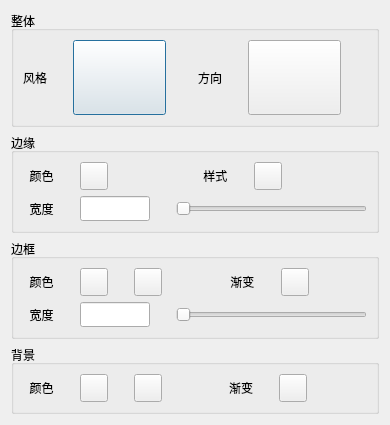
<?xml version="1.0" encoding="UTF-8"?>
<ui version="4.0">
 <class>CHalfBackDialog</class>
 <widget class="QDialog" name="CHalfBackDialog">
  <property name="enabled">
   <bool>true</bool>
  </property>
  <property name="geometry">
   <rect>
    <x>0</x>
    <y>0</y>
    <width>390</width>
    <height>413</height>
   </rect>
  </property>
  <property name="windowTitle">
   <string>Dialog</string>
  </property>
  <layout class="QGridLayout" name="gridLayout_5">
   <item row="0" column="0">
    <widget class="QGroupBox" name="groupBox">
     <property name="title">
      <string>整体</string>
     </property>
     <layout class="QGridLayout" name="gridLayout">
      <item row="0" column="0">
       <layout class="QHBoxLayout" name="horizontalLayout">
        <item>
         <widget class="QLabel" name="label">
          <property name="text">
           <string>风格</string>
          </property>
         </widget>
        </item>
        <item>
         <spacer name="horizontalSpacer">
          <property name="orientation">
           <enum>Qt::Horizontal</enum>
          </property>
          <property name="sizeType">
           <enum>QSizePolicy::Fixed</enum>
          </property>
          <property name="sizeHint" stdset="0">
           <size>
            <width>20</width>
            <height>20</height>
           </size>
          </property>
         </spacer>
        </item>
        <item>
         <widget class="QPushButton" name="halfBackStyBtn">
          <property name="minimumSize">
           <size>
            <width>93</width>
            <height>75</height>
           </size>
          </property>
          <property name="maximumSize">
           <size>
            <width>93</width>
            <height>75</height>
           </size>
          </property>
          <property name="text">
           <string/>
          </property>
         </widget>
        </item>
        <item>
         <spacer name="horizontalSpacer_2">
          <property name="orientation">
           <enum>Qt::Horizontal</enum>
          </property>
          <property name="sizeType">
           <enum>QSizePolicy::Expanding</enum>
          </property>
          <property name="sizeHint" stdset="0">
           <size>
            <width>40</width>
            <height>20</height>
           </size>
          </property>
         </spacer>
        </item>
        <item>
         <widget class="QLabel" name="label_2">
          <property name="text">
           <string>方向</string>
          </property>
         </widget>
        </item>
        <item>
         <spacer name="horizontalSpacer_3">
          <property name="orientation">
           <enum>Qt::Horizontal</enum>
          </property>
          <property name="sizeType">
           <enum>QSizePolicy::Fixed</enum>
          </property>
          <property name="sizeHint" stdset="0">
           <size>
            <width>20</width>
            <height>20</height>
           </size>
          </property>
         </spacer>
        </item>
        <item>
         <widget class="QPushButton" name="halfArrangeBtn">
          <property name="minimumSize">
           <size>
            <width>93</width>
            <height>75</height>
           </size>
          </property>
          <property name="maximumSize">
           <size>
            <width>93</width>
            <height>75</height>
           </size>
          </property>
          <property name="text">
           <string/>
          </property>
         </widget>
        </item>
        <item>
         <spacer name="horizontalSpacer_4">
          <property name="orientation">
           <enum>Qt::Horizontal</enum>
          </property>
          <property name="sizeHint" stdset="0">
           <size>
            <width>40</width>
            <height>20</height>
           </size>
          </property>
         </spacer>
        </item>
       </layout>
      </item>
     </layout>
    </widget>
   </item>
   <item row="1" column="0">
    <widget class="QGroupBox" name="groupBox_2">
     <property name="title">
      <string>边缘</string>
     </property>
     <layout class="QGridLayout" name="gridLayout_2">
      <item row="0" column="0">
       <layout class="QVBoxLayout" name="verticalLayout">
        <item>
         <layout class="QHBoxLayout" name="horizontalLayout_2">
          <item>
           <widget class="QLabel" name="label_4">
            <property name="text">
             <string>  颜色</string>
            </property>
           </widget>
          </item>
          <item>
           <spacer name="horizontalSpacer_5">
            <property name="orientation">
             <enum>Qt::Horizontal</enum>
            </property>
            <property name="sizeType">
             <enum>QSizePolicy::Fixed</enum>
            </property>
            <property name="sizeHint" stdset="0">
             <size>
              <width>20</width>
              <height>20</height>
             </size>
            </property>
           </spacer>
          </item>
          <item>
           <widget class="QPushButton" name="edgeColorBtn">
            <property name="minimumSize">
             <size>
              <width>28</width>
              <height>28</height>
             </size>
            </property>
            <property name="maximumSize">
             <size>
              <width>28</width>
              <height>28</height>
             </size>
            </property>
            <property name="text">
             <string/>
            </property>
           </widget>
          </item>
          <item>
           <spacer name="horizontalSpacer_6">
            <property name="orientation">
             <enum>Qt::Horizontal</enum>
            </property>
            <property name="sizeHint" stdset="0">
             <size>
              <width>40</width>
              <height>20</height>
             </size>
            </property>
           </spacer>
          </item>
          <item>
           <widget class="QLabel" name="label_11">
            <property name="text">
             <string> 样式</string>
            </property>
           </widget>
          </item>
          <item>
           <spacer name="horizontalSpacer_7">
            <property name="orientation">
             <enum>Qt::Horizontal</enum>
            </property>
            <property name="sizeType">
             <enum>QSizePolicy::Fixed</enum>
            </property>
            <property name="sizeHint" stdset="0">
             <size>
              <width>20</width>
              <height>20</height>
             </size>
            </property>
           </spacer>
          </item>
          <item>
           <widget class="QPushButton" name="edgeStyleBtn">
            <property name="minimumSize">
             <size>
              <width>28</width>
              <height>28</height>
             </size>
            </property>
            <property name="maximumSize">
             <size>
              <width>28</width>
              <height>28</height>
             </size>
            </property>
            <property name="text">
             <string/>
            </property>
           </widget>
          </item>
          <item>
           <spacer name="horizontalSpacer_8">
            <property name="orientation">
             <enum>Qt::Horizontal</enum>
            </property>
            <property name="sizeHint" stdset="0">
             <size>
              <width>40</width>
              <height>20</height>
             </size>
            </property>
           </spacer>
          </item>
         </layout>
        </item>
        <item>
         <spacer name="verticalSpacer">
          <property name="orientation">
           <enum>Qt::Vertical</enum>
          </property>
          <property name="sizeType">
           <enum>QSizePolicy::Expanding</enum>
          </property>
          <property name="sizeHint" stdset="0">
           <size>
            <width>20</width>
            <height>10</height>
           </size>
          </property>
         </spacer>
        </item>
        <item>
         <layout class="QHBoxLayout" name="horizontalLayout_3">
          <item>
           <widget class="QLabel" name="label_5">
            <property name="text">
             <string>  宽度</string>
            </property>
           </widget>
          </item>
          <item>
           <spacer name="horizontalSpacer_9">
            <property name="orientation">
             <enum>Qt::Horizontal</enum>
            </property>
            <property name="sizeType">
             <enum>QSizePolicy::Fixed</enum>
            </property>
            <property name="sizeHint" stdset="0">
             <size>
              <width>20</width>
              <height>20</height>
             </size>
            </property>
           </spacer>
          </item>
          <item>
           <widget class="QLineEdit" name="edgeWidEdit">
            <property name="minimumSize">
             <size>
              <width>70</width>
              <height>25</height>
             </size>
            </property>
            <property name="maximumSize">
             <size>
              <width>70</width>
              <height>25</height>
             </size>
            </property>
           </widget>
          </item>
          <item>
           <spacer name="horizontalSpacer_10">
            <property name="orientation">
             <enum>Qt::Horizontal</enum>
            </property>
            <property name="sizeType">
             <enum>QSizePolicy::Fixed</enum>
            </property>
            <property name="sizeHint" stdset="0">
             <size>
              <width>20</width>
              <height>20</height>
             </size>
            </property>
           </spacer>
          </item>
          <item>
           <widget class="QSlider" name="edgeWidSlider">
            <property name="minimum">
             <number>1</number>
            </property>
            <property name="maximum">
             <number>10</number>
            </property>
            <property name="orientation">
             <enum>Qt::Horizontal</enum>
            </property>
           </widget>
          </item>
         </layout>
        </item>
       </layout>
      </item>
     </layout>
    </widget>
   </item>
   <item row="2" column="0">
    <widget class="QGroupBox" name="groupBox_3">
     <property name="title">
      <string>边框</string>
     </property>
     <layout class="QGridLayout" name="gridLayout_3">
      <item row="0" column="0">
       <layout class="QVBoxLayout" name="verticalLayout_2">
        <item>
         <layout class="QHBoxLayout" name="horizontalLayout_4">
          <item>
           <widget class="QLabel" name="label_8">
            <property name="text">
             <string>  颜色</string>
            </property>
           </widget>
          </item>
          <item>
           <spacer name="horizontalSpacer_11">
            <property name="orientation">
             <enum>Qt::Horizontal</enum>
            </property>
            <property name="sizeType">
             <enum>QSizePolicy::Fixed</enum>
            </property>
            <property name="sizeHint" stdset="0">
             <size>
              <width>20</width>
              <height>20</height>
             </size>
            </property>
           </spacer>
          </item>
          <item>
           <widget class="QPushButton" name="frameColor1Btn">
            <property name="minimumSize">
             <size>
              <width>28</width>
              <height>28</height>
             </size>
            </property>
            <property name="maximumSize">
             <size>
              <width>28</width>
              <height>28</height>
             </size>
            </property>
            <property name="text">
             <string/>
            </property>
           </widget>
          </item>
          <item>
           <spacer name="horizontalSpacer_12">
            <property name="orientation">
             <enum>Qt::Horizontal</enum>
            </property>
            <property name="sizeType">
             <enum>QSizePolicy::Fixed</enum>
            </property>
            <property name="sizeHint" stdset="0">
             <size>
              <width>20</width>
              <height>20</height>
             </size>
            </property>
           </spacer>
          </item>
          <item>
           <widget class="QPushButton" name="frameColor2Btn">
            <property name="minimumSize">
             <size>
              <width>28</width>
              <height>28</height>
             </size>
            </property>
            <property name="maximumSize">
             <size>
              <width>28</width>
              <height>28</height>
             </size>
            </property>
            <property name="text">
             <string/>
            </property>
           </widget>
          </item>
          <item>
           <spacer name="horizontalSpacer_13">
            <property name="orientation">
             <enum>Qt::Horizontal</enum>
            </property>
            <property name="sizeHint" stdset="0">
             <size>
              <width>40</width>
              <height>20</height>
             </size>
            </property>
           </spacer>
          </item>
          <item>
           <widget class="QLabel" name="label_12">
            <property name="text">
             <string> 渐变</string>
            </property>
           </widget>
          </item>
          <item>
           <spacer name="horizontalSpacer_14">
            <property name="orientation">
             <enum>Qt::Horizontal</enum>
            </property>
            <property name="sizeType">
             <enum>QSizePolicy::Fixed</enum>
            </property>
            <property name="sizeHint" stdset="0">
             <size>
              <width>20</width>
              <height>20</height>
             </size>
            </property>
           </spacer>
          </item>
          <item>
           <widget class="QPushButton" name="frameGraBtn">
            <property name="minimumSize">
             <size>
              <width>28</width>
              <height>28</height>
             </size>
            </property>
            <property name="maximumSize">
             <size>
              <width>28</width>
              <height>28</height>
             </size>
            </property>
            <property name="text">
             <string/>
            </property>
           </widget>
          </item>
          <item>
           <spacer name="horizontalSpacer_15">
            <property name="orientation">
             <enum>Qt::Horizontal</enum>
            </property>
            <property name="sizeHint" stdset="0">
             <size>
              <width>40</width>
              <height>20</height>
             </size>
            </property>
           </spacer>
          </item>
         </layout>
        </item>
        <item>
         <spacer name="verticalSpacer_2">
          <property name="orientation">
           <enum>Qt::Vertical</enum>
          </property>
          <property name="sizeType">
           <enum>QSizePolicy::Expanding</enum>
          </property>
          <property name="sizeHint" stdset="0">
           <size>
            <width>20</width>
            <height>10</height>
           </size>
          </property>
         </spacer>
        </item>
        <item>
         <layout class="QHBoxLayout" name="horizontalLayout_5">
          <item>
           <widget class="QLabel" name="label_10">
            <property name="text">
             <string>  宽度</string>
            </property>
           </widget>
          </item>
          <item>
           <spacer name="horizontalSpacer_16">
            <property name="orientation">
             <enum>Qt::Horizontal</enum>
            </property>
            <property name="sizeType">
             <enum>QSizePolicy::Fixed</enum>
            </property>
            <property name="sizeHint" stdset="0">
             <size>
              <width>20</width>
              <height>20</height>
             </size>
            </property>
           </spacer>
          </item>
          <item>
           <widget class="QLineEdit" name="frameWidEdit">
            <property name="minimumSize">
             <size>
              <width>70</width>
              <height>25</height>
             </size>
            </property>
            <property name="maximumSize">
             <size>
              <width>70</width>
              <height>25</height>
             </size>
            </property>
           </widget>
          </item>
          <item>
           <spacer name="horizontalSpacer_17">
            <property name="orientation">
             <enum>Qt::Horizontal</enum>
            </property>
            <property name="sizeType">
             <enum>QSizePolicy::Fixed</enum>
            </property>
            <property name="sizeHint" stdset="0">
             <size>
              <width>20</width>
              <height>20</height>
             </size>
            </property>
           </spacer>
          </item>
          <item>
           <widget class="QSlider" name="frameWidSlider">
            <property name="minimum">
             <number>10</number>
            </property>
            <property name="maximum">
             <number>500</number>
            </property>
            <property name="orientation">
             <enum>Qt::Horizontal</enum>
            </property>
           </widget>
          </item>
         </layout>
        </item>
       </layout>
      </item>
     </layout>
    </widget>
   </item>
   <item row="3" column="0">
    <widget class="QGroupBox" name="groupBox_4">
     <property name="title">
      <string>背景</string>
     </property>
     <layout class="QGridLayout" name="gridLayout_4">
      <item row="0" column="0">
       <layout class="QHBoxLayout" name="horizontalLayout_6">
        <item>
         <widget class="QLabel" name="label_13">
          <property name="text">
           <string>  颜色</string>
          </property>
         </widget>
        </item>
        <item>
         <spacer name="horizontalSpacer_18">
          <property name="orientation">
           <enum>Qt::Horizontal</enum>
          </property>
          <property name="sizeType">
           <enum>QSizePolicy::Fixed</enum>
          </property>
          <property name="sizeHint" stdset="0">
           <size>
            <width>20</width>
            <height>20</height>
           </size>
          </property>
         </spacer>
        </item>
        <item>
         <widget class="QPushButton" name="bkColor1Btn">
          <property name="minimumSize">
           <size>
            <width>28</width>
            <height>28</height>
           </size>
          </property>
          <property name="maximumSize">
           <size>
            <width>28</width>
            <height>28</height>
           </size>
          </property>
          <property name="text">
           <string/>
          </property>
         </widget>
        </item>
        <item>
         <spacer name="horizontalSpacer_19">
          <property name="orientation">
           <enum>Qt::Horizontal</enum>
          </property>
          <property name="sizeType">
           <enum>QSizePolicy::Fixed</enum>
          </property>
          <property name="sizeHint" stdset="0">
           <size>
            <width>20</width>
            <height>20</height>
           </size>
          </property>
         </spacer>
        </item>
        <item>
         <widget class="QPushButton" name="bkColor2Btn">
          <property name="minimumSize">
           <size>
            <width>28</width>
            <height>28</height>
           </size>
          </property>
          <property name="maximumSize">
           <size>
            <width>28</width>
            <height>28</height>
           </size>
          </property>
          <property name="text">
           <string/>
          </property>
         </widget>
        </item>
        <item>
         <spacer name="horizontalSpacer_20">
          <property name="orientation">
           <enum>Qt::Horizontal</enum>
          </property>
          <property name="sizeHint" stdset="0">
           <size>
            <width>40</width>
            <height>20</height>
           </size>
          </property>
         </spacer>
        </item>
        <item>
         <widget class="QLabel" name="label_14">
          <property name="text">
           <string>渐变</string>
          </property>
         </widget>
        </item>
        <item>
         <spacer name="horizontalSpacer_21">
          <property name="orientation">
           <enum>Qt::Horizontal</enum>
          </property>
          <property name="sizeType">
           <enum>QSizePolicy::Fixed</enum>
          </property>
          <property name="sizeHint" stdset="0">
           <size>
            <width>20</width>
            <height>20</height>
           </size>
          </property>
         </spacer>
        </item>
        <item>
         <widget class="QPushButton" name="bkGraBtn">
          <property name="minimumSize">
           <size>
            <width>28</width>
            <height>28</height>
           </size>
          </property>
          <property name="maximumSize">
           <size>
            <width>28</width>
            <height>28</height>
           </size>
          </property>
          <property name="text">
           <string/>
          </property>
         </widget>
        </item>
        <item>
         <spacer name="horizontalSpacer_22">
          <property name="orientation">
           <enum>Qt::Horizontal</enum>
          </property>
          <property name="sizeHint" stdset="0">
           <size>
            <width>40</width>
            <height>20</height>
           </size>
          </property>
         </spacer>
        </item>
       </layout>
      </item>
     </layout>
    </widget>
   </item>
  </layout>
 </widget>
 <resources/>
 <connections/>
</ui>
